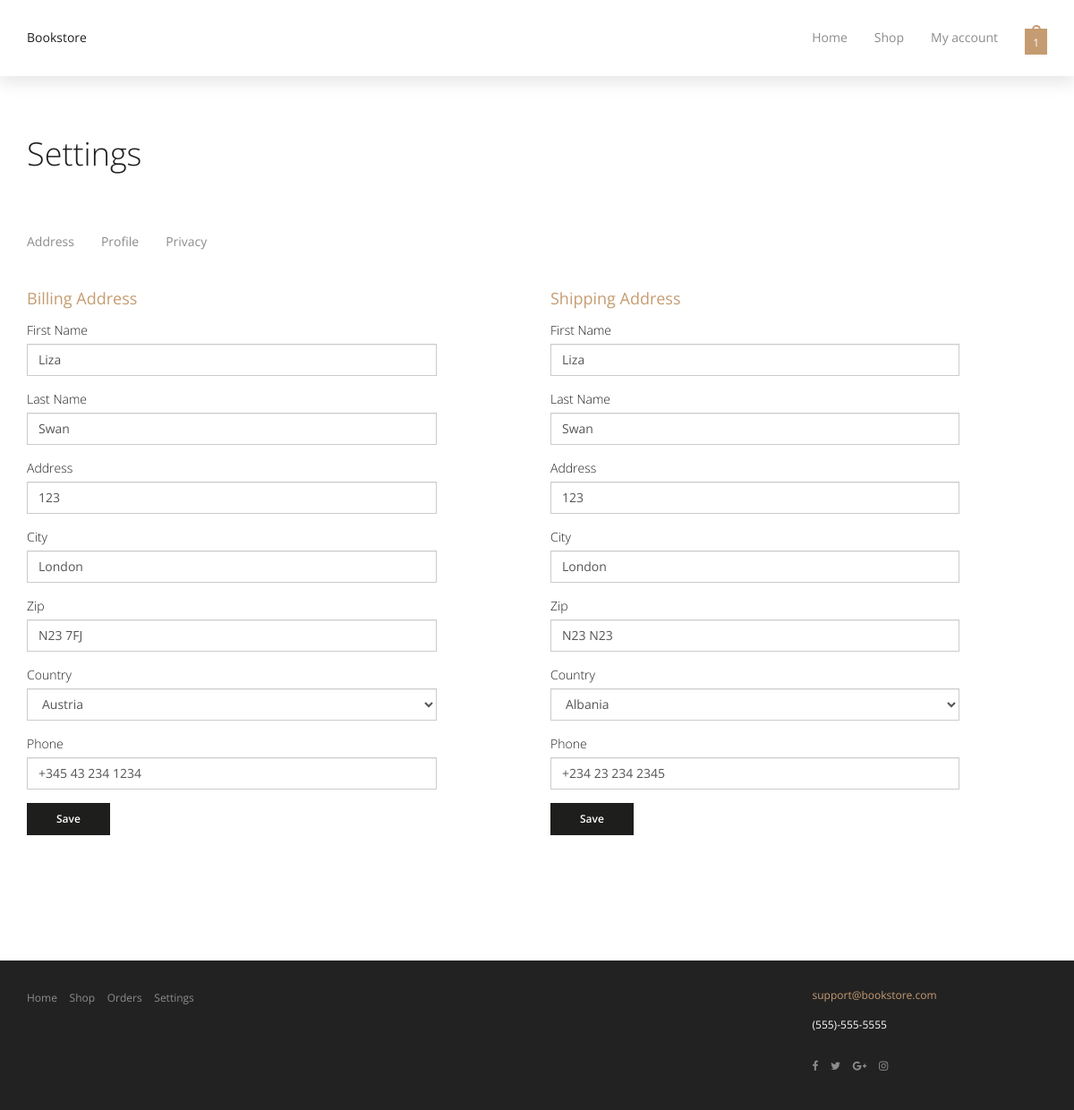
Page /settings/ (signed in) on the committed database.
### shop/models.py (models this page shows, shortened)
class Address(models.Model):
    user = models.ForeignKey(
        settings.AUTH_USER_MODEL,
        on_delete=models.CASCADE,
        related_name="addresses"
    )
    first_name = models.CharField(max_length=100)
    last_name  = models.CharField(max_length=100)
    country  = CountryField()
    city     = models.CharField(max_length=100)
    address1 = models.CharField(max_length=255)
    address2 = models.CharField(max_length=255, blank=True)
    postcode = models.CharField(max_length=20)
    phone = models.CharField(max_length=32, validators=[PHONE_VALIDATOR])
    is_default_shipping = models.BooleanField(default=False)
    is_default_billing  = models.BooleanField(default=False)
    created_at = models.DateTimeField(auto_now_add=True)
    class Meta:
        verbose_name = "Address"
        verbose_name_plural = "Addresses"

### shop/views.py (the view)
# urls.py: path("settings/", views.settings_page, name="settings_page"),
@login_required
def settings_page(request):
    billing = Address.objects.filter(
        user=request.user,
        is_default_billing=True
    ).first()
    shipping = Address.objects.filter(
        user=request.user,
        is_default_shipping=True
    ).first()
    billing_form = AddressBillingForm(instance=billing)
    shipping_form = AddressShippingForm(instance=shipping)
    return render(request, "profile/settings.html", {
        "billing_form": billing_form,
        "shipping_form": shipping_form,
        "active_tab": "address",
    })

### shop/context_processors.py (called while the page is built)
def categories(request):
    return {
        "menu_categories": Category.objects.order_by("name")
    }

def cart_quantity(request):
    if request.user.is_authenticated:
        cart = Order.objects.filter(
            user=request.user,
            status=Order.Status.CART
        ).first()
        if not cart:
            return {"cart_quantity": 0}
        total_qty = cart.items.aggregate(
            total=Sum("quantity")
        )["total"] or 0
        return {"cart_quantity": total_qty}
    cart = request.session.get("cart", {})
    return {
        "cart_quantity": sum(item["quantity"] for item in cart.values())
    }

### shop/templates/profile/settings.html (shortened to what this page needs)
{% extends "base.html" %}
{% load static %}
{% block content %}
<h1 class="general-title-margin">Settings</h1>
<ul role="tablist" class="nav clearfix mb-20">
    <li role="presentation" class="tab-item active">
        <a href="#address" aria-controls="address" role="tab" data-toggle="tab" class="tab-link">Address</a>
    </li>
    <li role="presentation" class="tab-item">
        <a href="#profile" aria-controls="privacy" role="tab" data-toggle="tab" class="tab-link">Profile</a>
    </li>
    <li role="presentation" class="tab-item">
        <a href="#privacy" aria-controls="privacy" role="tab" data-toggle="tab" class="tab-link">Privacy</a>
    </li>
</ul>
<div class="tab-content">
    <div id="address" role="tabpanel" class="tab-pane fade in active general-main-wrap">
            <div class="hidden-xs hidden-sm">
                <div class="row">
                    <div class="col-md-5">
                        <h3 class="general-subtitle mt-0">Billing Address</h3>
                    </div>
                    <div class="col-md-5 col-md-offset-1">
                        <h3 class="general-subtitle mt-0">Shipping Address</h3>
                    </div>
                </div>
            </div>
            <div class="row">
                <div class="col-md-5 mb-40">
                    <form method="post" action="{% url 'settings_billing_save' %}">
                        <div class="form-group {% if billing_form.first_name.errors %}has-error{% endif %}">
                            <label class="control-label input-label">First Name</label>
                            {{ billing_form.first_name }}
                        </div>
                        <div class="form-group {% if billing_form.last_name.errors %}has-error{% endif %}">
                            <label class="control-label input-label">Last Name</label>
                            {{ billing_form.last_name }}
                        </div>
                        <div class="form-group {% if billing_form.address1.errors %}has-error{% endif %}">
                            <label class="control-label input-label">Address</label>
                            {{ billing_form.address1 }}
                        </div>
                        <div class="form-group {% if billing_form.city.errors %}has-error{% endif %}">
                            <label class="control-label input-label">City</label>
                            {{ billing_form.city }}
                        </div>
                        <div class="form-group {% if billing_form.postcode.errors %}has-error{% endif %}">
                            <label class="control-label input-label">Zip</label>
                            {{ billing_form.postcode }}
                        </div>
                        <div class="form-group {% if billing_form.country.errors %}has-error{% endif %}">
                            <label class="control-label input-label">Country</label>
                            {{ billing_form.country }}
                        </div>
                        <div class="form-group {% if billing_form.phone.errors %}has-error{% endif %}">
                            <label class="control-label input-label">Phone</label>
                            {{ billing_form.phone }}
                        </div>
                        <div>
                            <div class="text-center general-text-align">
                                <button class="btn btn-default" type="submit">Save</button>
                            </div>
                        </div>
                    </form>
                </div>
                <div class="col-md-5 col-md-offset-1 mb-25">
                    <form method="post" action="{% url 'settings_shipping_save' %}">
                        <div class="form-group {% if shipping_form.first_name.errors %}has-error{% endif %}">
                            <label class="control-label input-label">First Name</label>
                            {{ shipping_form.first_name }}
                        </div>
                        <div class="form-group {% if shipping_form.last_name.errors %}has-error{% endif %}">
                            <label class="control-label input-label">Last Name</label>
                            {{ shipping_form.last_name }}
                        </div>
                        <div class="form-group {% if shipping_form.address1.errors %}has-error{% endif %}">
                            <label class="control-label input-label">Address</label>
                            {{ shipping_form.address1 }}
                        </div>
                        <div class="form-group {% if shipping_form.city.errors %}has-error{% endif %}">
                            <label class="control-label input-label">City</label>
                            {{ shipping_form.city }}
                        </div>
                        <div class="form-group {% if shipping_form.postcode.errors %}has-error{% endif %}">
                            <label class="control-label input-label">Zip</label>
                            {{ shipping_form.postcode }}
                        </div>
                        <div class="form-group {% if shipping_form.country.errors %}has-error{% endif %}">
                            <label class="control-label input-label">Country</label>
                            {{ shipping_form.country }}
                        </div>
                        <div class="form-group {% if shipping_form.phone.errors %}has-error{% endif %}">
                            <label class="control-label input-label">Phone</label>
                            {{ shipping_form.phone }}
                        </div>
                        <div class="text-center general-text-align">
                            <button class="btn btn-default" type="submit">Save</button>
                        </div>
                    </form>
                </div>
            </div>
    </div>
</div>
{% endblock %}

### rows in the picture
Address: first_name "Liza", last_name "Swan", address1 "123", city "London", postcode "N23 7FJ", country "Austria", phone "+345 43 234 1234"
Address: first_name "Liza", last_name "Swan", address1 "123", city "London", postcode "N23 N23", country "Albania", phone "+234 23 234 2345"
